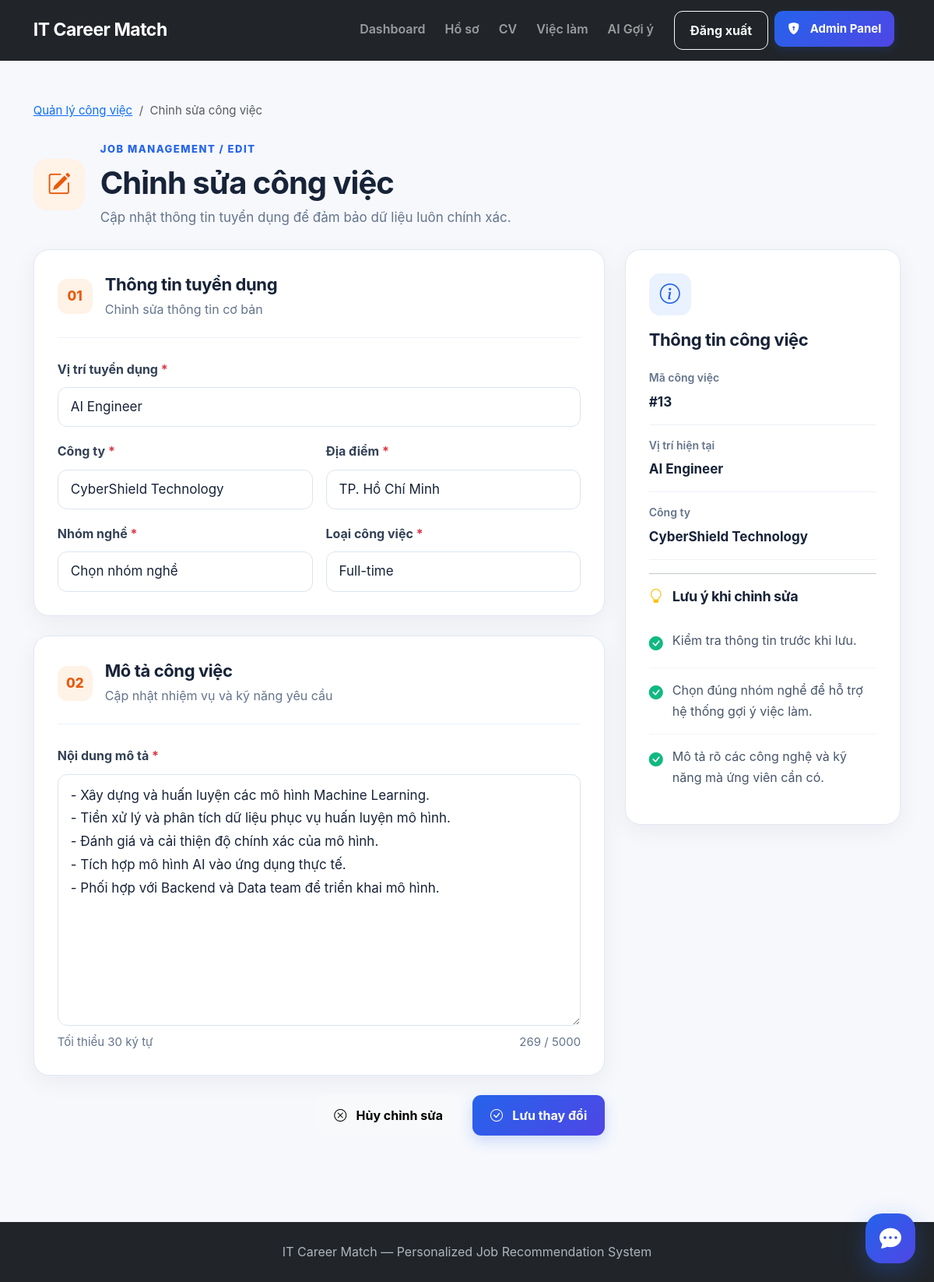
Page /jobs/edit/13 (signed in) on the committed database.
### tables this page shows
CREATE TABLE jobs (
            job_id INTEGER PRIMARY KEY AUTOINCREMENT,
            title TEXT NOT NULL,
            description TEXT,
            company TEXT,
            location TEXT,
            job_type TEXT,
            category TEXT,
            created_at TIMESTAMP DEFAULT CURRENT_TIMESTAMP
        , requirements TEXT, benefits TEXT, skills TEXT, salary_min INTEGER DEFAULT 0, salary_max INTEGER DEFAULT 0, salary_text TEXT, experience TEXT, level TEXT, deadline TEXT, source TEXT DEFAULT 'IT Career Match', source_url TEXT, status TEXT DEFAULT 'active');

### app.py (the view, shortened to what this page needs)
@app.route(
    "/jobs/edit/<int:job_id>",
    methods=["GET", "POST"]
)
def edit_job(job_id):
    if "user_id" not in session:
        return redirect(
            url_for("login")
        )
    if session.get("role") != "admin":
        return (
            "Bạn không có quyền sửa công việc.",
            403
        )
    connection = get_connection()
    job = connection.execute(
        """
        SELECT *
        FROM jobs
        WHERE job_id = ?
        """,
        (job_id,)
    ).fetchone()
    if job is None:
        connection.close()
        return (
            "Không tìm thấy công việc",
            404
        )
    connection.close()
    return render_template(
        "edit_job.html",
        job=job
    )

### templates/edit_job.html (shortened to what this page needs)
{% extends "base.html" %}
{% block content %}
<main class="icm-page">
    <div class="container py-4 py-lg-5">
        <nav aria-label="breadcrumb" class="mb-4">
            <ol class="breadcrumb">
                <li class="breadcrumb-item">
                    <a href="{{ url_for('admin_jobs') }}">
                        Quản lý công việc
                    </a>
                </li>
                <li class="breadcrumb-item active">
                    Chỉnh sửa công việc
                </li>
            </ol>
        </nav>
        <div class="icm-page-heading mb-4">
            <div class="icm-heading-icon edit-job-heading-icon">
                <i class="bi bi-pencil-square"></i>
            </div>
            <div>
                <div class="icm-eyebrow">
                    JOB MANAGEMENT / EDIT
                </div>
                <h1 class="fw-bold mb-1">
                    Chỉnh sửa công việc
                </h1>
                <p class="text-muted mb-0">
                    Cập nhật thông tin tuyển dụng để đảm bảo
                    dữ liệu luôn chính xác.
                </p>
            </div>
        </div>
        <div class="row g-4">
            <div class="col-lg-8">
                <form
                    method="POST"
                    action="{{ url_for('edit_job', job_id=job.job_id) }}"
                    id="editJobForm"
                    class="icm-form"
                    data-loading-form
                >
                    <div class="icm-panel mb-4">
                        <div class="icm-panel-heading">
                            <span class="icm-step edit-job-step">
                                01
                            </span>
                            <div>
                                <h5 class="fw-bold mb-1">
                                    Thông tin tuyển dụng
                                </h5>
                                <p class="text-muted mb-0">
                                    Chỉnh sửa thông tin cơ bản
                                </p>
                            </div>
                        </div>
                        <div class="row g-3">
                            <div class="col-12">
                                <label for="title" class="form-label">
                                    Vị trí tuyển dụng
                                    <span class="text-danger">*</span>
                                </label>
                                <input
                                    type="text"
                                    id="title"
                                    name="title"
                                    class="form-control"
                                    value="{{ job.title or '' }}"
                                    maxlength="150"
                                    required
                                >
                            </div>
                            <div class="col-md-6">
                                <label for="company" class="form-label">
                                    Công ty
                                    <span class="text-danger">*</span>
                                </label>
                                <input
                                    type="text"
                                    id="company"
                                    name="company"
                                    class="form-control"
                                    value="{{ job.company or '' }}"
                                    maxlength="120"
                                    required
                                >
                            </div>
                            <div class="col-md-6">
                                <label for="location" class="form-label">
                                    Địa điểm
                                    <span class="text-danger">*</span>
                                </label>
                                <input
                                    type="text"
                                    id="location"
                                    name="location"
                                    class="form-control"
                                    value="{{ job.location or '' }}"
                                    maxlength="120"
                                    required
                                >
                            </div>
                            <div class="col-md-6">
                                <label for="category" class="form-label">
                                    Nhóm nghề
                                    <span class="text-danger">*</span>
                                </label>
                                <select
                                    id="category"
                                    name="category"
                                    class="form-select"
                                    required
                                >
                                    <option value="">Chọn nhóm nghề</option>
                                </select>
                            </div>
                            <div class="col-md-6">
                                <label for="job_type" class="form-label">
                                    Loại công việc
                                    <span class="text-danger">*</span>
                                </label>
                                <select
                                    id="job_type"
                                    name="job_type"
                                    class="form-select"
                                    required
                                >
                                    {% for value in [
                                        'Full-time',
                                        'Part-time',
                                        'Internship',
                                        'Remote',
                                        'Contract'
                                    ] %}
                                    <option value="{{ value }}"
                                        {% if job.job_type == value %}selected{% endif %}>
                                        {{ value }}
                                    </option>
                                    {% endfor %}
                                </select>
                            </div>
                        </div>
                    </div>
                    <div class="icm-panel mb-4">
                        <div class="icm-panel-heading">
                            <span class="icm-step edit-job-step">
                                02
                            </span>
                            <div>
                                <h5 class="fw-bold mb-1">
                                    Mô tả công việc
                                </h5>
                                <p class="text-muted mb-0">
                                    Cập nhật nhiệm vụ và kỹ năng yêu cầu
                                </p>
                            </div>
                        </div>
                        <label for="description" class="form-label">
                            Nội dung mô tả
                            <span class="text-danger">*</span>
                        </label>
                        <textarea
                            id="description"
                            name="description"
                            class="form-control"
                            rows="10"
                            minlength="30"
                            maxlength="5000"
                            data-character-count="editDescriptionCount"
                            required
                        >{{ job.description or '' }}</textarea>
                        <div class="d-flex justify-content-between mt-2">
                            <span class="text-muted small">
                                Tối thiểu 30 ký tự
                            </span>
                            <span
                                id="editDescriptionCount"
                                class="text-muted small"
                                aria-live="polite"
                            >
                            </span>
                        </div>
                    </div>
                    <div class="icm-form-actions">
                        <a
                            href="{{ url_for('admin_jobs') }}"
                            class="btn btn-light icm-btn"
                        >
                            <i class="bi bi-x-circle me-2"></i>
                            Hủy chỉnh sửa
                        </a>
                        <button
                            type="submit"
                            class="btn btn-primary icm-btn edit-job-save-btn"
                        >
                            <i class="bi bi-check-circle me-2"></i>
                            Lưu thay đổi
                        </button>
                    </div>
                </form>
            </div>
            <div class="col-lg-4">
                <aside class="icm-panel icm-help-panel">
                    <div class="icm-help-icon edit-job-help-icon mb-3">
                        <i class="bi bi-info-circle"></i>
                    </div>
                    <h5 class="fw-bold">
                        Thông tin công việc
                    </h5>
                    <div class="edit-job-summary">
                        <div class="edit-job-summary-label">
                            Mã công việc
                        </div>
                        <div class="edit-job-summary-value">
                            #{{ job.job_id }}
                        </div>
                    </div>
                    <div class="edit-job-summary">
                        <div class="edit-job-summary-label">
                            Vị trí hiện tại
                        </div>
                        <div class="edit-job-summary-value">
                            {{ job.title }}
                        </div>
                    </div>
                    <div class="edit-job-summary">
                        <div class="edit-job-summary-label">
                            Công ty
                        </div>
                        <div class="edit-job-summary-value">
                            {{ job.company }}
                        </div>
                    </div>
                    <hr>
                    <h6 class="fw-bold mb-3">
                        <i class="bi bi-lightbulb me-2 text-warning"></i>
                        Lưu ý khi chỉnh sửa
                    </h6>
                    <div class="icm-tip">
                        <i class="bi bi-check-circle-fill"></i>
                        <span>
                            Kiểm tra thông tin trước khi lưu.
                        </span>
                    </div>
                    <div class="icm-tip">
                        <i class="bi bi-check-circle-fill"></i>
                        <span>
                            Chọn đúng nhóm nghề để hỗ trợ
                            hệ thống gợi ý việc làm.
                        </span>
                    </div>
                    <div class="icm-tip">
                        <i class="bi bi-check-circle-fill"></i>
                        <span>
                            Mô tả rõ các công nghệ và kỹ năng
                            mà ứng viên cần có.
                        </span>
                    </div>
                </aside>
            </div>
        </div>
    </div>
</main>
{% endblock %}

### rows in the picture
jobs: title "AI Engineer", company "CyberShield Technology", location "TP. Hồ Chí Minh", job_type "Full-time", description "- Xây dựng và huấn luyện các mô hình Machine Learning. - Tiền xử lý và phân tích dữ liệu phục vụ huấn luyện mô hình. - Đánh giá và cải thiện độ chính xác của mô hình. - Tích hợp mô hình AI vào ứng dụng thực tế. - Phối hợp với Backend và Data team để triển khai mô hình.", job_id "13"
